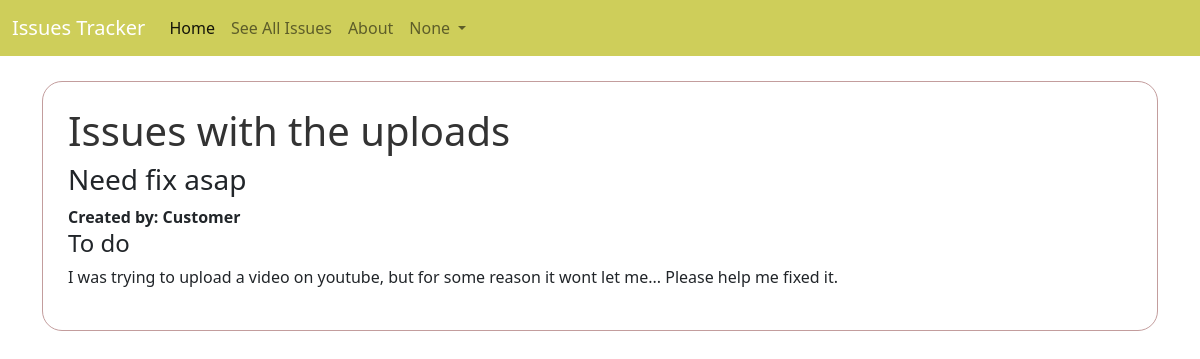
Page /issues/5/ (signed in) on the committed database.
### accounts/models.py (models this page shows)
class CustomUser(AbstractUser):
    role = models.ForeignKey(
        Role,
        on_delete=models.CASCADE,
        blank = True,
        null = True
    )

### issues/models.py (models this page shows, shortened)
class Issues(models.Model):
    title = models.CharField(max_length=256)
    summary = models.CharField(max_length=512)
    description = models.TextField()
    status = models.ForeignKey(
        Status,
        on_delete=models.CASCADE,
        default = 1
    )
    requester = models.ForeignKey(
        get_user_model(),
        on_delete=models.CASCADE,
        related_name = "requester"
    )
    assignee = models.ForeignKey(
        get_user_model(),
        on_delete=models.CASCADE,
        blank=True, null=True,
        related_name = "assignee",
        default = 1
    )

class Status(models.Model):
    name = models.CharField(max_length=128)
    description = models.CharField(max_length=256)
    def __str__(self):
        return self.name

### issues/views.py (the view)
# urls.py: path('<int:pk>/', IssueDetailView.as_view(), name='detail'),
class IssueDetailView(DetailView):
    template_name = "issues/detail.html"
    model = Issues

### templates/issues/detail.html (shortened to what this page needs)
{% extends 'base.html' %}
{% block content %}
<div class="post-detail">
    <h1>{{ issues.title }}</h1>
    <h3>{{ issues.summary }}</h3>
    <strong>Created by: {{ issues.requester }}</strong>
    <h4>{{ issues.status }}</h4>
    <p>{{ issues.description }}</p>
</div>
{% endblock content %}

### templates/base.html (shortened to what this page needs)
{%load static %}
<!DOCTYPE html>
<html lang="en">
<head>
    <link href="https://cdn.jsdelivr.net/npm/bootstrap@5.2.1/dist/css/bootstrap.min.css" rel="stylesheet">
    <link rel="stylesheet" href="https://cdn.jsdelivr.net/npm/bootstrap-icons@1.9.1/font/bootstrap-icons.css">
    <link rel="stylesheet" href="{% static 'css/style.css' %}">
</head>
<body>
    <nav class="navbar navbar-expand-lg">
        <div class="container-fluid">
            <a class="navbar-brand" href="{% url 'home' %}">Issues Tracker</a>
            <div class="collapse navbar-collapse" id="navbarNav">
            <ul class="navbar-nav">
                <li class="nav-item">
                <a class="nav-link active" aria-current="page" href="{% url 'home' %}">Home</a>
                <li class="nav-item">
                    <a class="nav-link" href="{% url 'list' %}">See All Issues</a>
                </li>
                <li class="nav-item">
                    <a class="nav-link" href="{% url 'about' %}">About</a>
                </li>
                {% if user.is_authenticated %}
                <li class="nav-item dropdown">
                    <a class="nav-link dropdown-toggle" href="#" role="button" data-bs-toggle="dropdown" aria-expanded="false">
                      {{user.role}}
                    </a>
                  </li>
                {% endif %}
            </ul>
            </div>
        </div>
    </nav>
    <div class="container">
        {% block content %}
        {% endblock content %}
    </div>
</body>
</html>

### static/css/style.css (style rules this page uses)
.post-detail { border: 1px solid rgb(195, 157, 157); border-radius: 20px; padding: 25px; }
.container { margin-top: 25px; }
h1 { color: rgb(51, 51, 51); }
nav { background-color: rgb(206, 206, 90); }
a.navbar-brand, a.nav-link.active { color: white; }

### rows in the picture
CustomUser: role "None"
Issues: title "Issues with the uploads", summary "Need fix asap", requester "Customer", status "To do", description "I was trying to upload a video on youtube, but for some reason it wont let me... Please help me fixed it."
